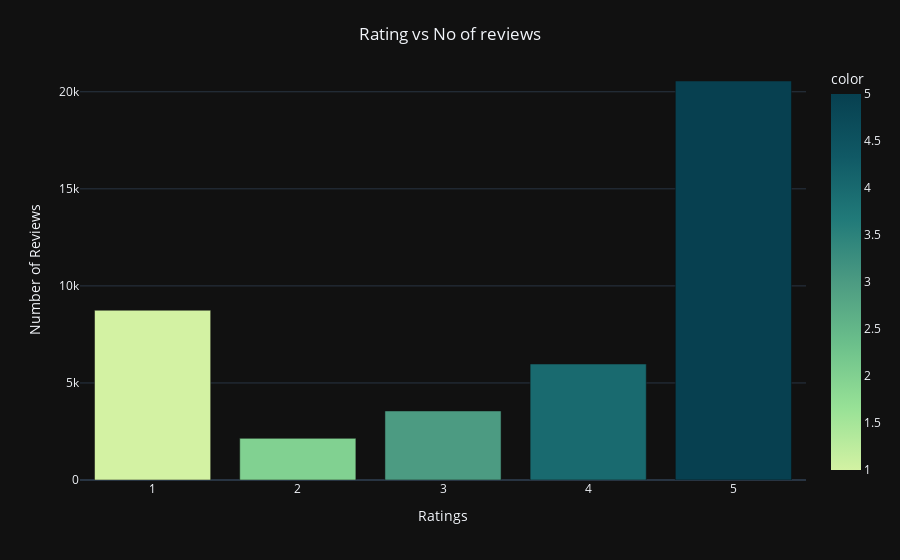

Write notebook code for a chart like this one.
### Markdown cell above
## Data Distribution among classes

### Code cell
fig = px.bar(x = np.unique(data_cat["label"]),
             y = [list(data_cat["label"]).count(i) for i in np.unique(data_cat["label"])] , 
             color = np.unique(data_cat["label"]) ,
             color_continuous_scale="Emrld") 
fig.update_xaxes(title="Ratings")
fig.update_yaxes(title = "Number of Reviews")
fig.update_layout(showlegend = True,
    title = {
        'text': 'Rating vs No of reviews ',
        'y':0.95,
        'x':0.5,
        'xanchor': 'center',
        'yanchor': 'top'})
fig.show()

### Figure 1 — Plotly figure (JSON) as saved in the notebook; plotly's stock layout.template omitted (floating-point values rounded to 4 significant figures)
{"data": [{"alignmentgroup": "True", "hovertemplate": "x=%{x}<br>y=%{y}<br>color=%{marker.color}<extra></extra>", "legendgroup": "", "marker": {"color": [1, 2, 3, 4, 5], "coloraxis": "coloraxis", "pattern": {"shape": ""}}, "name": "", "offsetgroup": "", "orientation": "v", "showlegend": false, "textposition": "auto", "x": [1, 2, 3, 4, 5], "xaxis": "x", "y": [8745, 2145, 3557, 5976, 20554], "yaxis": "y", "type": "bar"}], "layout": {"xaxis": {"anchor": "y", "domain": [0.0, 1.0], "title": {"text": "Ratings"}}, "yaxis": {"anchor": "x", "domain": [0.0, 1.0], "title": {"text": "Number of Reviews"}}, "coloraxis": {"colorbar": {"title": {"text": "color"}}, "colorscale": [[0.0, "rgb(211, 242, 163)"], [0.1667, "rgb(151, 225, 150)"], [0.3333, "rgb(108, 192, 139)"], [0.5, "rgb(76, 155, 130)"], [0.6667, "rgb(33, 122, 121)"], [0.8333, "rgb(16, 89, 101)"], [1.0, "rgb(7, 64, 80)"]]}, "legend": {"tracegroupgap": 0}, "margin": {"t": 60}, "barmode": "relative", "title": {"text": "Rating vs No of reviews ", "y": 0.95, "x": 0.5, "xanchor": "center", "yanchor": "top"}, "showlegend": true}}
